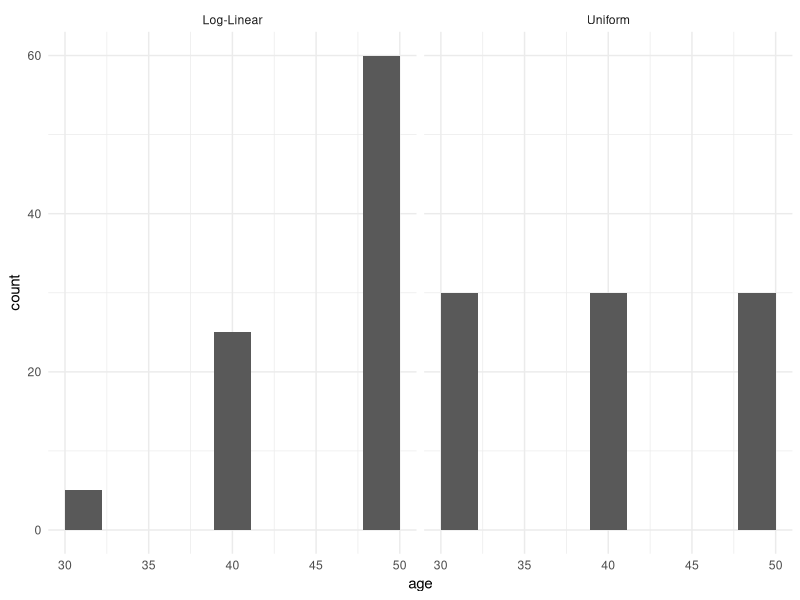

Write the R code that produced this figure. (Note: this script raises an error after producing the figure.)
## ---- chunk 1
library(dplyr)
library(kableExtra)


full_factorial <- expand.grid(Age = c("30s", "40s", "50s"),
    Education = c("Elementary", "High School", "Academic"),
    Job = c("High Skilled", "Medium Skilled", "Low Skilled"))

full_factorial$Combinations <- 1:nrow(full_factorial)

kbl(full_factorial,
    "latex", booktabs=FALSE, escape=F, linesep = "") %>%
    kable_styling(font_size = 5)



## ---- chunk 2
library(ggplot2)
Age_30 <- rep(30,30)
Age_40 <- rep(40,30)
Age_50 <- rep(50,30)
Age_30_m <- rep(30,5)
Age_40_m <- rep(40,25)
Age_50_m <- rep(50,60)
age_uniform <- array(rbind(Age_30,Age_40,Age_50))
age_marginal <- array(c(Age_30_m,Age_40_m,Age_50_m))

age_u<- data.frame(age=age_uniform,indicator="Uniform")
age_m<- data.frame(age=age_marginal,indicator="Log-Linear")

age_combined <- rbind(age_u,age_m)



## ---- chunk 3

ggplot(age_combined, aes(age),) + geom_histogram(bins=10) + theme_minimal() + facet_grid(. ~ indicator)


## ---- chunk 4
knitr::include_graphics("images/matrix.png")
